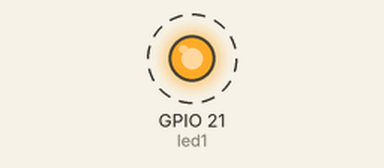
Simulated run of this program. Board: Raspberry Pi (BCM pin numbers). Shown: output pins drawn as LEDs (lit = HIGH). Dashed ring = blinking.

Above: at 0.5 s.
Timing chart, 0 to 4.6 s (numbered marks = the images above):
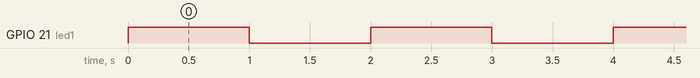

Measured:
- by itself, GPIO 21 (led1): alternates HIGH for 1.0 s and LOW for 1.0 s

The program:

Rel_.py
```python
led1=21
import RPi.GPIO as GPIO
import time
#output en pin 21

GPIO.setmode(GPIO.BCM)

GPIO.setup(led1, GPIO.OUT)

while True:
    GPIO.output(led1, True)
    time.sleep(1)
    GPIO.output(led1, False)
    time.sleep(1)
```
